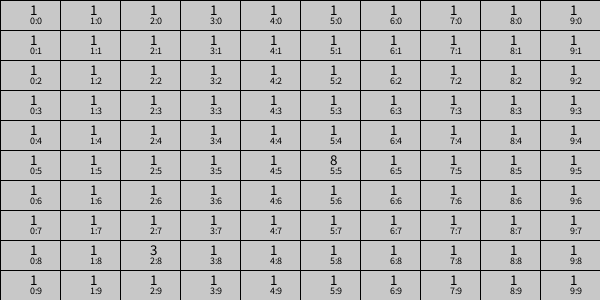
Frame 1 (no input)
Frame 60 (the mouse pressed at the canvas centre just before this capture): identical to frame 1, image omitted
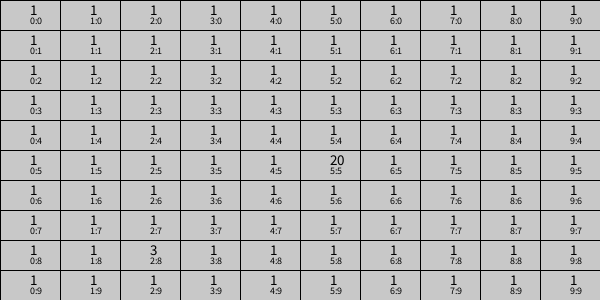
Frame 120 (the mouse held since frame 60 and released just before this capture)

The Processing sketch that drew these frames (run headless with seeded random() and noise(); from frame 60 on, the mouse is pressed at the canvas centre):

// Processing sketch: grilla_click_celda
// ── grilla_click_celda.pde
int cant = 10;
int tamX, tamY;
int [][] misDatos = new int [cant][cant];

void setup() {
  size(600, 300);
  tamX = width/cant;
  tamY = height/cant;
  for (int col=0; col < cant; col++) {
    for (int fila=0; fila < cant; fila++) {
      misDatos[col][fila] = 1;
    }
  }
  misDatos[5][5] = 8;
  misDatos[2][8] = 3;
}

void draw() {
  background(200);
  for (int col=0; col < cant; col++) {
    for (int fila=0; fila < cant; fila++) {
      fill(200);
      rect(col*tamX, fila*tamY, tamX, tamY);
      fill(0);
      textSize(10);
      text(col+":"+fila, col*tamX + tamX/2, fila*tamY + tamY - tamY/5);
      textSize(15);
      text(misDatos[col][fila], col*tamX + tamX/2, fila*tamY + tamY/2);
    }
  }
}

void mousePressed(){
  int col = floor(map(mouseX, 0, width, 0, cant));
  int fila = floor(map(mouseY, 0, height, 0, cant));
  misDatos[col][fila] = 20;
}
